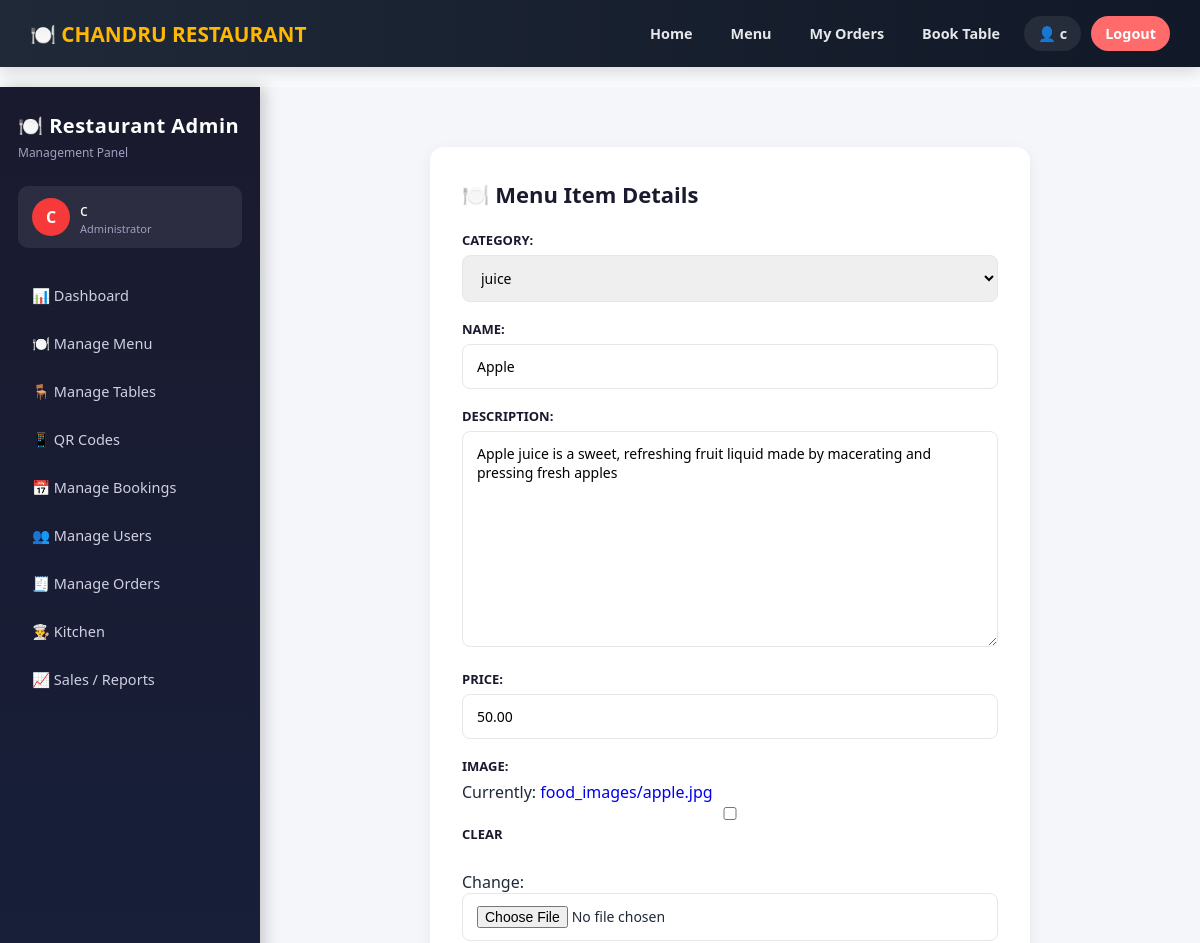
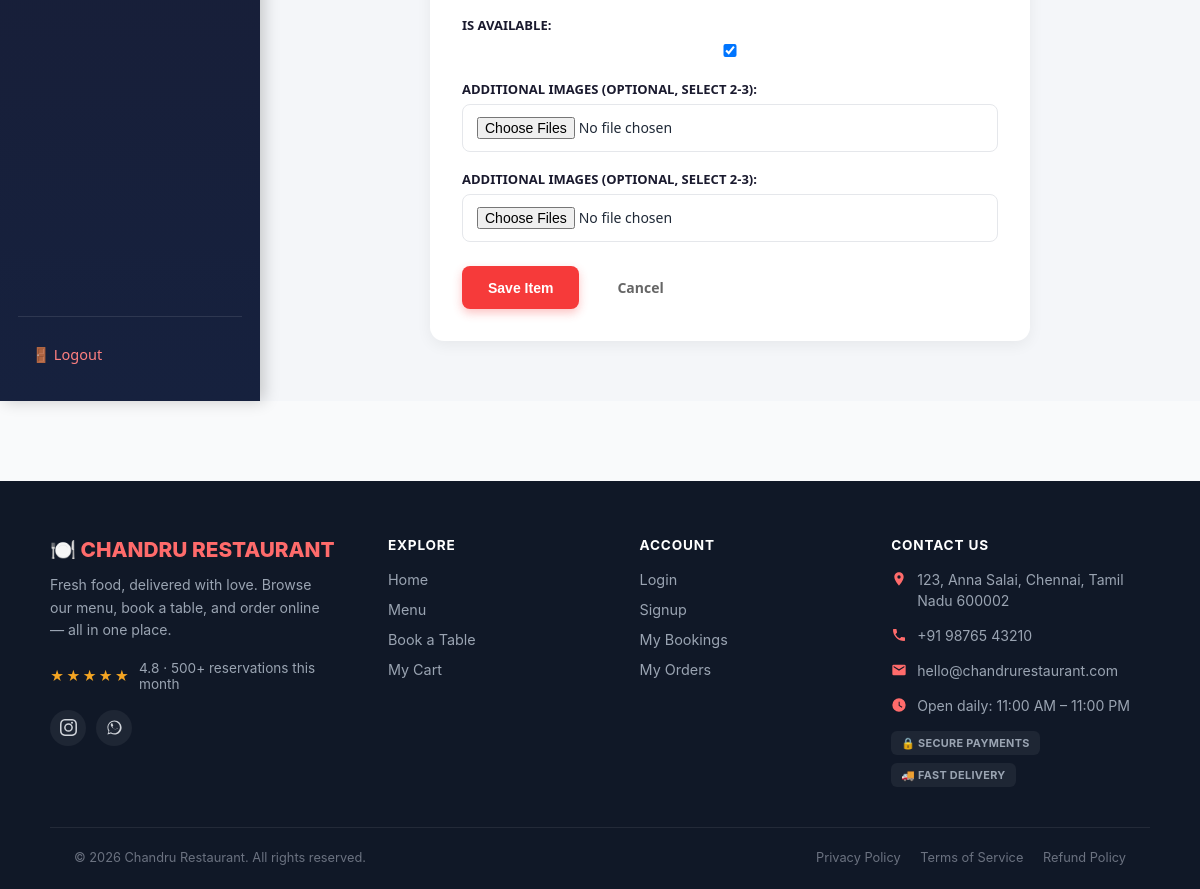
The app's page /dashboard/menu/edit/35/ (signed in) with its own data (2 pictures, top to bottom).
### menu/models.py (models this page shows, shortened)
class FoodItem(models.Model):
    category = models.ForeignKey(
        Category, on_delete=models.CASCADE, related_name='items'
    )
    name = models.CharField(max_length=150)
    description = models.TextField(blank=True)
    price = models.DecimalField(max_digits=8, decimal_places=2)
    image = models.ImageField(upload_to='food_images/', blank=True, null=True)
    is_available = models.BooleanField(default=True)
    is_veg = models.BooleanField(default=True)  # True = Veg, False = Non-Veg
    created_at = models.DateTimeField(auto_now_add=True)
    class Meta:
        ordering = ['name']

class Category(models.Model):
    name = models.CharField(max_length=100)
    slug = models.SlugField(unique=True, blank=True)
    class Meta:
        verbose_name_plural = "Categories"
        ordering = ['name']
    def __str__(self):
        return self.name

### dashboard/views.py (the view)
# urls.py: path('menu/edit/<int:pk>/', views.edit_menu_item, name='edit_menu_item'),
@admin_required
def edit_menu_item(request, pk):
    item = get_object_or_404(FoodItem, pk=pk)
    form = MenuItemForm(request.POST or None, request.FILES or None, instance=item)
    if request.method == 'POST' and form.is_valid():
        item = form.save()
        for img in request.FILES.getlist('extra_images'):
            FoodItemImage.objects.create(food_item=item, image=img)
        return redirect('dashboard:manage_menu')
    return render(request, 'dashboard/menu_form.html', {'form': form, 'existing_images': item.gallery_images.all()})

### menu/forms.py
class MenuItemForm(forms.ModelForm):
    class Meta:
        model = FoodItem
        fields = ['category', 'name', 'description', 'price', 'image', 'is_available']

### templates/dashboard/menu_form.html (shortened to what this page needs)
{% extends "dashboard/base_admin.html" %}
{% block admin_content %}
<div class="form-wrap">
    <h2>🍽️ Menu Item Details</h2>
    <form method="post" enctype="multipart/form-data">
        {{ form.as_p }}
        <p>
            <label>ADDITIONAL IMAGES (optional, select 2-3):</label>
            <input type="file" name="extra_images" multiple accept="image/*">
        </p>
        <p>
            <label>ADDITIONAL IMAGES (optional, select 2-3):</label>
            <input type="file" name="extra_images" multiple accept="image/*">
        </p>
        <div class="form-actions">
            <button type="submit" class="btn-save">Save Item</button>
            <a href="{% url 'dashboard:manage_menu' %}" class="btn-cancel">Cancel</a>
        </div>
    </form>
</div>
{% endblock %}

### templates/dashboard/base_admin.html (shortened to what this page needs)
{% extends "base.html" %}
{% block content %}
<div class="admin-wrapper">
  <nav class="admin-sidebar">
    <h2>🍽️ Restaurant Admin</h2>
    <div class="subtitle">Management Panel</div>
    <div class="admin-user-card">
      <div class="avatar">{{ request.user.username|slice:":1"|upper }}</div>
      <div class="info">
        {{ request.user.username }}
        <small>Administrator</small>
      </div>
    </div>
    <div class="admin-nav">
      <a href="{% url 'dashboard:admin_home' %}" class="{% if request.resolver_match.url_name == 'admin_home' %}active{% endif %}">📊 Dashboard</a>
      <a href="{% url 'dashboard:manage_menu' %}" class="{% if request.resolver_match.url_name == 'manage_menu' %}active{% endif %}">🍽️ Manage Menu</a>
      <a href="{% url 'dashboard:manage_tables' %}" class="{% if request.resolver_match.url_name == 'manage_tables' %}active{% endif %}">🪑 Manage Tables</a>
      <a href="{% url 'dashboard:table_qr_codes' %}" class="{% if request.resolver_match.url_name == 'table_qr_codes' %}active{% endif %}">📱 QR Codes</a>
      <a href="{% url 'dashboard:manage_bookings' %}" class="{% if request.resolver_match.url_name == 'manage_bookings' %}active{% endif %}">📅 Manage Bookings</a>
      <a href="{% url 'dashboard:manage_users' %}" class="{% if request.resolver_match.url_name == 'manage_users' %}active{% endif %}">👥 Manage Users</a>
      <a href="{% url 'dashboard:manage_orders' %}" class="{% if request.resolver_match.url_name == 'manage_orders' %}active{% endif %}">🧾 Manage Orders</a>
      <a href="{% url 'dashboard:kitchen_dashboard' %}" class="{% if request.resolver_match.url_name == 'kitchen_dashboard' %}active{% endif %}">👨‍🍳 Kitchen</a>
      <a href="{% url 'dashboard:sales_reports' %}" class="{% if request.resolver_match.url_name == 'sales_reports' %}active{% endif %}">📈 Sales / Reports</a>
    </div>
    <div class="admin-logout">
      <a href="{% url 'accounts:logout' %}">🚪 Logout</a>
    </div>
  </nav>
  <main class="admin-main">
    {% block admin_content %}{% endblock %}
  </main>
</div>
{% endblock %}

### templates/includes/navbar.html (shortened to what this page needs)
<nav class="navbar">
    <a href="{% url 'home' %}" class="brand">🍽️ CHANDRU RESTAURANT</a>
    <div class="nav-links">
        <a href="{% url 'home' %}">Home</a>
        <a href="{% url 'menu_list' %}">Menu</a>
        {% if user.is_authenticated %}
            <a href="{% url 'orders:order_history' %}">My Orders</a>
            <a href="{% url 'book_table' %}">Book Table</a>
            <a href="{% url 'accounts:profile' %}" class="nav-profile">
                👤 {{ user.get_full_name|default:user.username }}
            </a>
            <a href="{% url 'accounts:logout' %}" class="nav-cta">Logout</a>
        {% else %}
            <a href="{% url 'accounts:login' %}">Login</a>
            <a href="{% url 'accounts:signup' %}" class="nav-cta">Signup</a>
        {% endif %}
    </div>
</nav>

### static/css/style.css (style rules this page uses)
* { margin: 0; padding: 0; box-sizing: border-box; }
body { font-family: 'Segoe UI', sans-serif; background-color: #f9fafb; color: #1f2937; }
a { text-decoration: none; }

### templates/includes/navbar.html (style rules this page uses)
.navbar { display: flex; justify-content: space-between; align-items: center; background: linear-gradient(90deg, #1f2937, #111827); padding: 16px 30px; flex-wrap: wrap; box-shadow: 0 4px 15px rgba(0,0,0,0.15); }
.navbar a { text-decoration: none; }
.navbar .brand { font-size: 1.3rem; font-weight: 800; color: #ffb703; text-decoration: none; }
.nav-links { display: flex; gap: 10px; align-items: center; flex-wrap: wrap; }
.nav-links a { color: #e5e7eb; font-weight: 600; font-size: 0.9rem; padding: 8px 14px; border-radius: 20px; text-decoration: none; transition: background-color 0.2s, color 0.2s; white-space: nowrap; }
.nav-links a.nav-cta { background-color: #ff6b6b; color: #fff; }
.nav-links a.nav-profile { background-color: rgba(255, 255, 255, 0.08); display: flex; align-items: center; gap: 6px; }

### templates/dashboard/base_admin.html (style rules this page uses)
.admin-wrapper { display: flex; min-height: 100vh; font-family: 'Segoe UI', sans-serif; background: #f4f6f9; width: 100vw; margin-left: calc(-50vw + 50%); margin-right: calc(-50vw + 50%); }
.admin-sidebar { width: 260px; background: linear-gradient(180deg, #1a1a2e 0%, #16213e 100%); color: #fff; padding: 25px 18px; box-shadow: 4px 0 15px rgba(0,0,0,0.2); display: flex; flex-direction: column; flex-shrink: 0; }
.admin-sidebar h2 { font-size: 20px; font-weight: 700; margin-bottom: 5px; letter-spacing: 0.5px; }
.admin-sidebar .subtitle { font-size: 12px; color: #a0a0c0; margin-bottom: 25px; }
.admin-user-card { background: rgba(255,255,255,0.08); border-radius: 10px; padding: 12px 14px; margin-bottom: 25px; display: flex; align-items: center; gap: 10px; }
.admin-user-card .avatar { width: 38px; height: 38px; border-radius: 50%; background: #F63A3A; display: flex; align-items: center; justify-content: center; font-weight: bold; font-size: 16px; }
.admin-user-card .info small { color: #a0a0c0; display: block; font-size: 11px; }
.admin-nav { display: flex; flex-direction: column; gap: 4px; flex: 1; }
.admin-nav a { color: #d0d0e0; text-decoration: none; padding: 12px 14px; border-radius: 8px; font-size: 14.5px; display: flex; align-items: center; gap: 10px; transition: all 0.2s ease; }
.admin-logout { margin-top: 20px; border-top: 1px solid rgba(255,255,255,0.1); padding-top: 15px; }
.admin-logout a { color: #ff8080; text-decoration: none; padding: 12px 14px; border-radius: 8px; font-size: 14.5px; display: flex; align-items: center; gap: 10px; transition: all 0.2s ease; }
.admin-main { flex: 1; padding: 30px 35px; min-width: 0; }

### templates/dashboard/menu_form.html (style rules this page uses)
.form-wrap { max-width: 600px; margin: 30px auto; background: #fff; padding: 32px; border-radius: 14px; box-shadow: 0 4px 15px rgba(0,0,0,0.06); }
.form-wrap h2 { font-size: 22px; color: #1a1a2e; margin-bottom: 22px; }
.form-wrap form p { margin-bottom: 18px; }
.form-wrap form label { display: block; font-weight: 600; font-size: 13px; color: #1a1a2e; margin-bottom: 6px; text-transform: uppercase; }
.form-wrap form input, .form-wrap form select, .form-wrap form textarea { width: 100%; padding: 12px 14px; border: 1.5px solid #e5e7eb; border-radius: 8px; font-size: 14px; font-family: inherit; box-sizing: border-box; }
.form-actions { display: flex; gap: 12px; margin-top: 24px; }
.btn-save { background: #F63A3A; color: #fff; padding: 12px 26px; border: none; border-radius: 8px; font-weight: 600; font-size: 14px; cursor: pointer; box-shadow: 0 4px 10px rgba(246,58,58,0.3); }
.btn-cancel { padding: 12px 26px; color: #666; text-decoration: none; font-size: 14px; font-weight: 600; }

### records on screen
FoodItem: category "juice", description "Apple juice is a sweet, refreshing fruit liquid made by macerating and pressing fresh apples", price "50.00", is_available "☑"
Category: name "Apple"

### other values on screen
{{ user.get_full_name|default:user.username }} "c"
{{ request.user.username|slice:":1"|upper }} "C"
{{ request.user.username }} "c"
